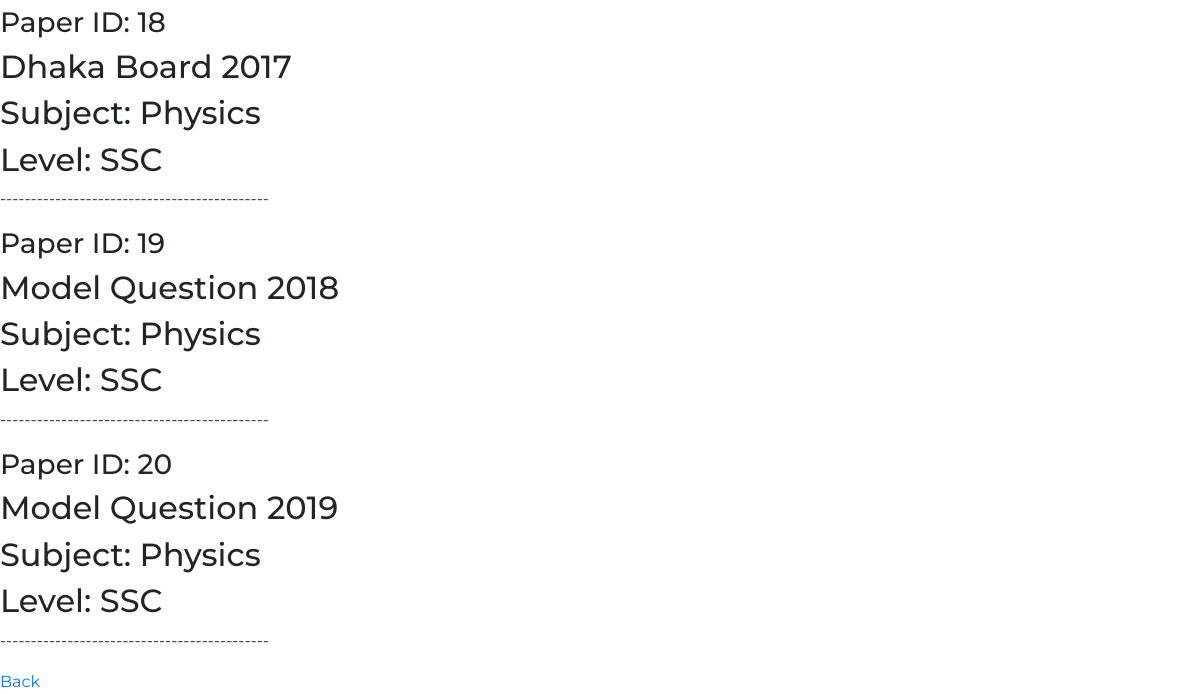
The page /showPapers.php (lower part) on the database as committed earlier.
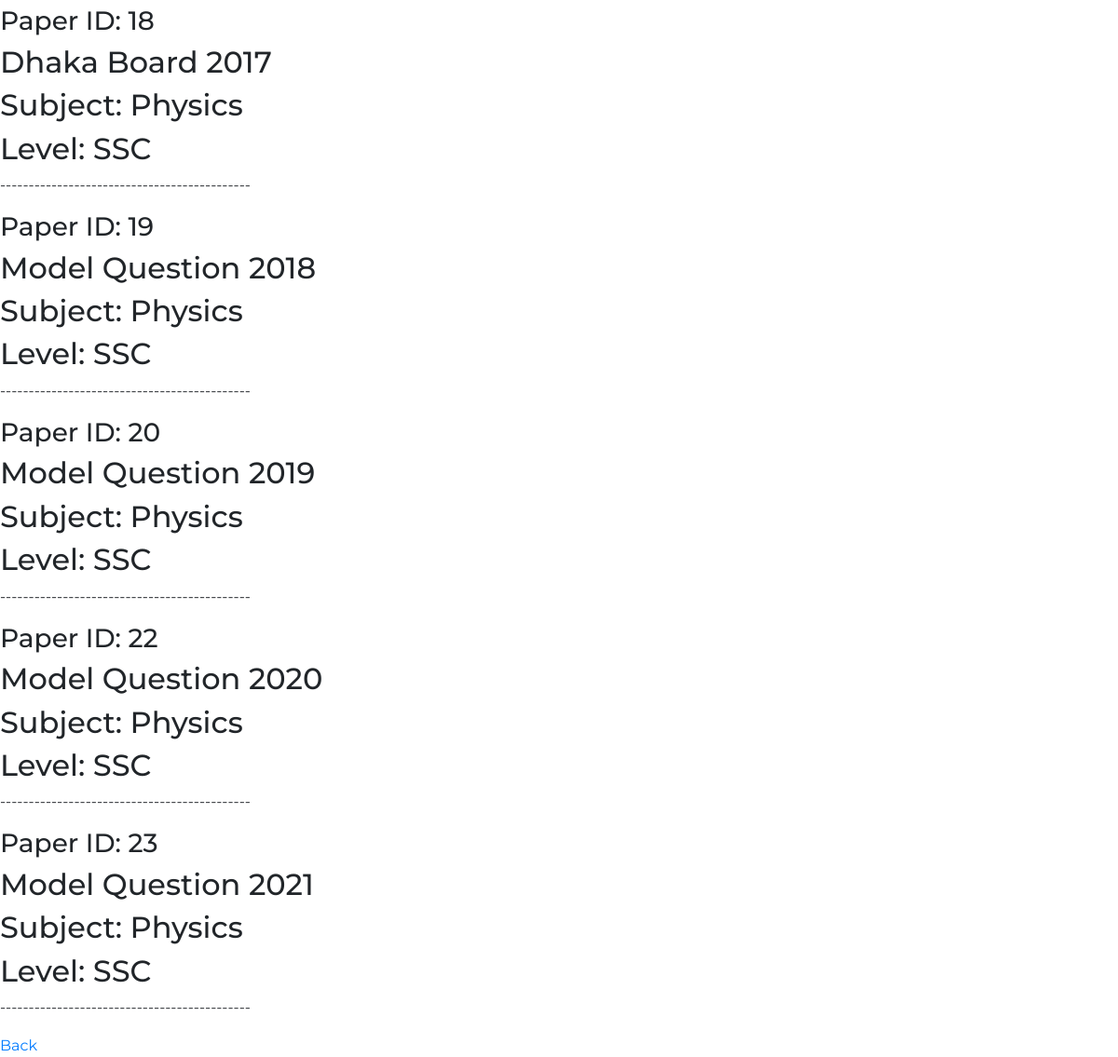
The same page on the database as committed later.
### tables this page shows
CREATE TABLE `papers` (
  `paperID` int(10) NOT NULL,
  `paperLevel` varchar(10) NOT NULL,
  `paperYear` int(10) NOT NULL,
  `paperSubject` varchar(50) NOT NULL,
  `paperBoard` varchar(30) NOT NULL,
  `paperMarks` varchar(30) NOT NULL,
  `paperTime` varchar(30) NOT NULL,
  `paperNote` varchar(1024) DEFAULT NULL
);

### showPapers.php (the view, shortened to what this page needs)
<!DOCTYPE html>
<html lang="en">
    <head>
        <link rel="stylesheet" href="https://cdn.jsdelivr.net/npm/bootstrap@4.3.1/dist/css/bootstrap.min.css">
        <link id="stylesheet" rel="stylesheet" href="styleMain.css">
    </head>
    <body>
        <?php
            $conn = mysqli_connect('localhost','root','','testdb') or die('connection failed');
            $sql = "SELECT paperID, paperLevel, paperYear, paperSubject, paperBoard FROM `papers`";
            $result = $conn->query($sql);
            if ($result->num_rows > 0) {
                while ($row = $result->fetch_assoc()) {
                    $paperID = $row["paperID"];
                    $level = $row["paperLevel"];
                    $year = $row["paperYear"];
                    $subject = $row["paperSubject"];
                    $board = $row["paperBoard"];
                    echo '<h3>Paper ID: '.$paperID.'</h3>';
                    echo '<h2>'.$board.' '.$year.'</h2>';
                    echo '<h2>Subject: '.$subject.'</h2>';
                    echo '<h2>Level: '.$level.'</h2>';
                    echo '<p>--------------------------------------------</p>';
                }
            } else {
                echo "No products found.";
            }
        ?>
        <a href="index.php">Back</a>
    </body>
</html>

Rows that differ between the two databases and show on the page:
added papers: paperID "22", paperBoard "Model Question", paperYear "2020", paperSubject "Physics", paperLevel "SSC"
added papers: paperID "23", paperBoard "Model Question", paperYear "2021", paperSubject "Physics", paperLevel "SSC"
